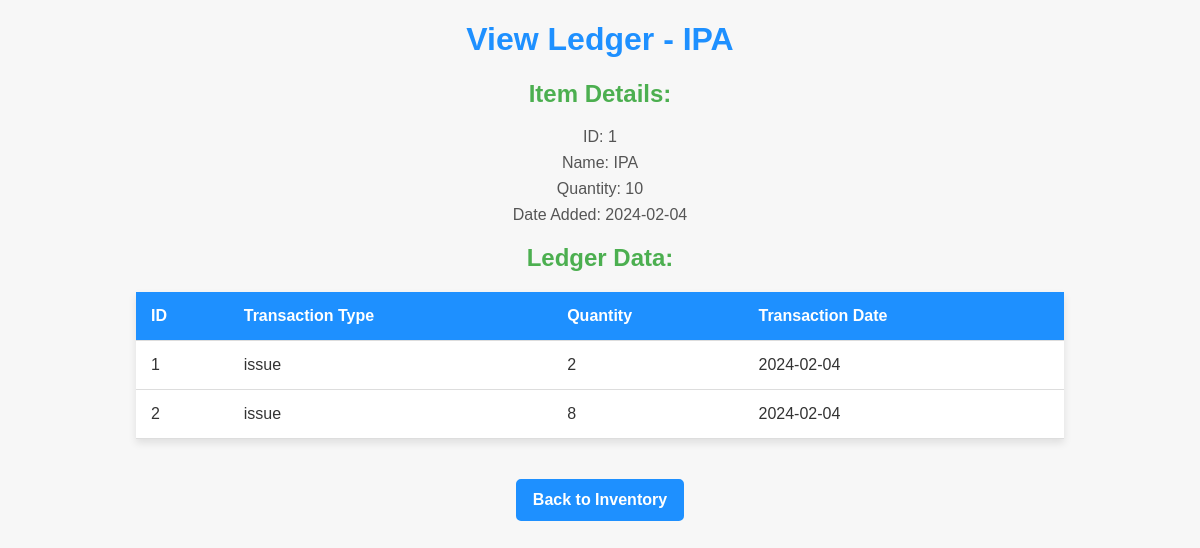
The page /view_ledger/1 on the database its author committed.
### tables this page shows
CREATE TABLE items (
    id INTEGER PRIMARY KEY AUTOINCREMENT,
    name TEXT NOT NULL,
    quantity INTEGER NOT NULL,
    unit TEXT NOT NULL,
    cost_per_unit REAL NOT NULL,
    total_cost REAL NOT NULL,
    selling_price REAL NOT NULL,
    supplier TEXT,
    date_added DATE NOT NULL,
    last_updated DATE,
    location TEXT,
    min_stock_level INTEGER,
    max_stock_level INTEGER,
    reorder_quantity INTEGER,
    notes TEXT,
    current_date DATE NOT NULL
);

CREATE TABLE ledger (
    id INTEGER PRIMARY KEY AUTOINCREMENT,
    item_id INTEGER,
    transaction_type TEXT,
    quantity INTEGER,
    transaction_date DATE,
    FOREIGN KEY (item_id) REFERENCES items (id)
);

### app.py (the view)
@app.route('/view_ledger/<int:item_id>')
def view_ledger(item_id):
    conn, cursor = connect_to_database()
    cursor.execute("SELECT * FROM items WHERE id=?", (item_id,))
    item = cursor.fetchone()
    if item:
        cursor.execute("SELECT * FROM ledger WHERE item_id=?", (item_id,))
        ledger_data = cursor.fetchall()
        conn.close()
        return render_template('view_ledger.html', item=item, ledger_data=ledger_data)
    else:
        flash("Item not found.", 'danger')
        conn.close()
        return redirect(url_for('display_inventory'))

### templates/view_ledger.html (shortened to what this page needs)
<!DOCTYPE html>
<html lang="en">
<head>
</head>
<body>
    <h1>View Ledger - {{ item[1] }}</h1>
    <h2>Item Details:</h2>
    <p>ID: {{ item[0] }}</p>
    <p>Name: {{ item[1] }}</p>
    <p>Quantity: {{ item[2] }}</p>
    <p>Date Added: {{ item[8] }}</p>
    <h2>Ledger Data:</h2>
    <table>
        <tr>
            <th>ID</th>
            <th>Transaction Type</th>
            <th>Quantity</th>
            <th>Transaction Date</th>
        </tr>
        {% for entry in ledger_data %}
            <tr>
                <td>{{ entry[0] }}</td>
                <td>{{ entry[2] }}</td>
                <td>{{ entry[3] }}</td>
                <td>{{ entry[4] }}</td>
            </tr>
        {% endfor %}
    </table>
    <a href="{{ url_for('display_inventory') }}">Back to Inventory</a>
</body>
</html>

### templates/view_ledger.html (style rules this page uses)
body { font-family: 'Arial', sans-serif; background-color: #f7f7f7; margin: 20px; text-align: center; color: #333; }
h1 { color: #1E90FF; }
h2 { color: #4CAF50; }
p { margin: 8px 0; color: #555; }
table { width: 80%; margin: 20px auto; border-collapse: collapse; box-shadow: 0 4px 8px rgba(0, 0, 0, 0.1); background-color: #fff; }
th, td { padding: 15px; text-align: left; border-bottom: 1px solid #ddd; color: #333; }
th { background-color: #1E90FF; color: white; }
a { text-decoration: none; color: #fff; font-weight: bold; display: inline-block; padding: 10px 15px; border: 2px solid #1E90FF; border-radius: 5px; margin-top: 20px; background-color: #1E90FF; transition: background-color 0.3s; }

### rows shown on the page
items: name "IPA", id "1", quantity "10", date_added "2024-02-04"
ledger: id "1", transaction_type "issue", quantity "2", transaction_date "2024-02-04"
ledger: id "2", transaction_type "issue", quantity "8", transaction_date "2024-02-04"
